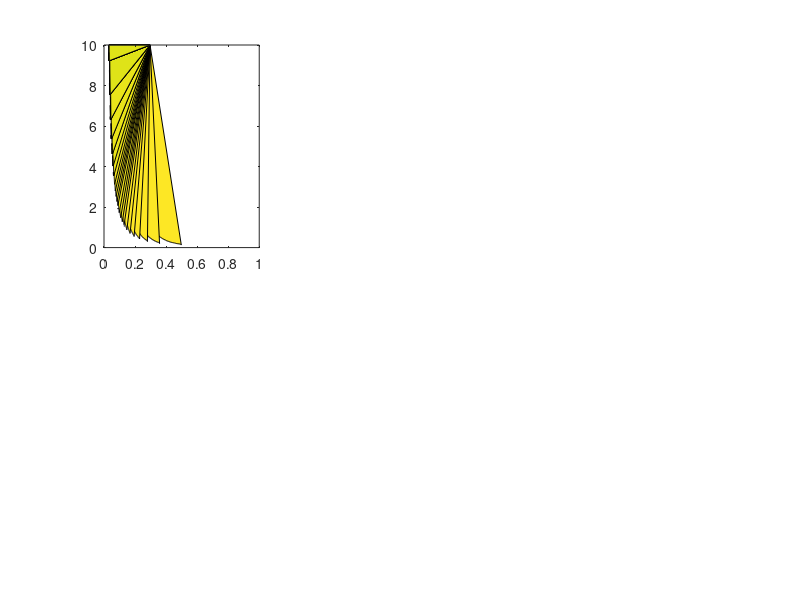

Reproduce this figure in MATLAB. (Note: this script raises an error after producing the figure.)
%Make solvability contour plots:
%Plot 1: 6 subplots mapping equilibria in (nu,V) space for nu < 10. Each
%subplot corresponds to a different value of \lambdae as follows: 0.01,
%0.05, 0.1, 0.2, 0.3, 0.4. The black line indicates the zero contour of the
%solvability condition S (defined in manuscript) and the coloured vertical
%line indicates the line along which the growth rate sigma is computed (V =
%0.3 in each case), as is plotted in plot 2.
%
%Plot 2: plot the growth rate of the perturbation as a function of \nu,
%taken along the coloured line in each of the subplots of (a). Growth rates
%are determined by solving the BVP, but for $\lambdae = 0.05, we also plot
%the growth rate obtained by fitting to the data at early times.

%NOTE 1: this code applies a very crude search mechanism to get initial
%guesses for growth rate. The values of initguess and increment associated
%with this search are obtained by trial and error(!) and it is not
%recommended that they are changed (there is no safety mechanism to prevent
%search continuing ad infinitum)

%NOTE 2: This code take O(minutes) to run

addpath('Data')
%% Plot 1
%load data
load('Small_nu_solvability_values.mat')

%   %define colormaps
xx = linspace(0,1);
cmap1 = zeros(100,3); %fade to red
cmap1(:,1) = xx.^(1/2); %change exponent to control shading.
cmap1(:,1) = 1; %red everywhere
figure(1); clf;
for i = 1:6 %don't include \lmabdae = 0.5
    subplot(2,3,i)
    S = cell2mat(dataR1(1,i));
    V_ = cell2mat(dataR1(3,i));
    nu_ = cell2mat(dataR1(2,i));
    [c,h] = contourf(V_, nu_, log(abs(S')), -5:0.01:5);
    h.LineStyle = 'none';
    hold on 
    contour(V_, nu_,abs(S)', [1e-2,1e-2],'k'); %add the zero contour (choose a level close to zero). We touch up this plot in a graphics editor to join these contours. 
    colormap(cmap1);
    %colorbar
    
    xlim([0.02,1])
    ylim([0 10]);
end
tic
%% Plot 2
%first run 0.05 case. uses numerics to guide initial guesses (unlike other
%cases below)
V = 0.3;
hyspar = 0.05;
nus = linspace(1,10,40);

%initialize storage
nus_with_equilibrium = nan(6,length(nus)); 
sigma_numerics = nan(6,length(nus));
sigma_BVP = nan(6,length(nus));

for i = 1:length(nus)
    sigma_numerics(2,i) = growthrate_numerics(V, hyspar, nus(i), 40); %final argument number of grid points in FD scheme
    initguess = sigma_numerics(2,i);
    if ~isnan(initguess)
        nus_with_equilibrium(2,i) = nus(i); %keep track of those nu values with an equilibrium associated
        sigma_BVP(2,i)      = growthrate_BVP(V, hyspar, nus(i),initguess);
    end

end

subplot(2,3,2); hold on
plot(V*ones(1, length(nus_with_equilibrium(2,:))), nus_with_equilibrium(2,:), 'k--', 'linewidth', 3)

% figure(2); clf;
% plot(nus_with_equilibrium(2,:), sigma_numerics(2,:), 'ko'); hold on
% plot(nus_with_equilibrium(2,:), sigma_BVP(2,:), 'k--');
fprintf('finished lambdae = 0.05 \n');
toc
%% Other values of lambdae
init_guesses = [-5000,nan, -150, -25, -5, 5]; %second entry corresponds to lambdae = 0.05 (already completed above)
increments = [100,nan, 10, 0.2, 0.2, 0.2];
lambdeS = [0.01, 0.05, 0.1, 0.2, 0.3, 0.4];

for k = [1,3,4,5,6] %don't include lambda = 0.05 in your loop
    lambda = lambdeS(k);
    for i = 1:length(nus)
        initguess = init_guesses(k);
        sigma_BVP(k,i) = growthrate_BVP(V, lambda, nus(i),initguess);
        
        %this value of nu corresponds to an equilibrium if you returned not nan
        if ~isnan(sigma_BVP(k,i))
            nus_with_equilibrium(k,i) = nus(i);
        end
        
        % if you return a zero, try a different initial guess
        while abs(sigma_BVP(k,i)) < 1e-3 %hopefully we don't hit any zeros actually very close to zero!
            initguess = initguess + increments(k);
            sigma_BVP(k,i) = growthrate_BVP(V, lambda, nus(i),initguess);
        end
        
    end
    toc
    fprintf('fininshed lambdae = %.2f \n', lambda)
end


%% Plots:
cmap = parula(length(lambdeS) + 1);

figure(1);
%add dashed lines on figure 1 
for k = 1:length(lambdeS)
    subplot(2,3,k); hold on
    plot(V*ones(1, length(nus_with_equilibrium(k,:))), nus_with_equilibrium(k,:),...
        '--', 'linewidth', 3, 'color', cmap(k,:))
    xlim([0,1])
    xticks([0, 0.5, 1])
end
fig = gcf; fig.Position(3:4) = [878 545];
%%
figure(2); clf
hold on
%add grey dashed line for sigma = 0
plot([0,10], [0,0],'--', 'color', [0.5, 0.5, 0.5])
for k = 4:length(lambdeS)
    plot(nus_with_equilibrium(k,:), sigma_BVP(k,:), 'linewidth', 3, 'color', cmap(k,:))
end
ylim([-20,10])
xlim([0,10])
box on
fig = gcf; fig.Position(3:4) = [500 228];

% repeat with more outzoom
figure(3); clf
hold on
%add grey dashed line for sigma = 0

for k = 1:3
    plot(nus_with_equilibrium(k,:), sigma_BVP(k,:), 'linewidth', 3, 'color', cmap(k,:))
end
xlim([0,10])
box on
fig = gcf; fig.Position(3:4) = [500 228];
ylim([-500,0])
yticks([-500,-250,0])
xlim([0,10])
%add numerics for lambda = 0.05
plot(nus_with_equilibrium(2,:), sigma_numerics(2,:),'--', 'linewidth', 3, 'color', cmap(2,:))

%add inset with lambde = 0.01 on
axes('Position',[.23 .23 .2 .3])
box on
plot(nus_with_equilibrium(1,:), sigma_BVP(1,:), 'linewidth', 3, 'color', cmap(1,:))
xlim([0,10])
ylim([-6000, 0])
